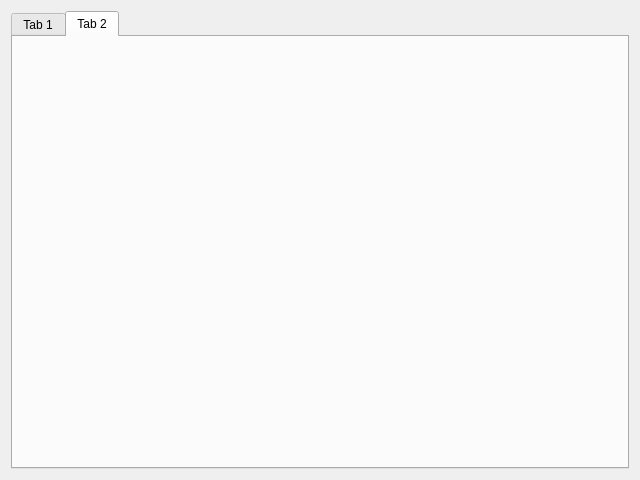
<?xml version="1.0" encoding="UTF-8"?>
<ui version="4.0">
 <class>MainWidget</class>
 <widget class="QWidget" name="MainWidget">
  <property name="geometry">
   <rect>
    <x>0</x>
    <y>0</y>
    <width>640</width>
    <height>480</height>
   </rect>
  </property>
  <property name="windowTitle">
   <string>MainWidget</string>
  </property>
  <layout class="QVBoxLayout" name="verticalLayout">
   <item>
    <widget class="QTabWidget" name="tabWidget">
     <property name="currentIndex">
      <number>1</number>
     </property>
     <widget class="QWidget" name="pTab1">
      <attribute name="title">
       <string>Tab 1</string>
      </attribute>
     </widget>
     <widget class="QWidget" name="pTab2">
      <attribute name="title">
       <string>Tab 2</string>
      </attribute>
     </widget>
    </widget>
   </item>
  </layout>
 </widget>
 <resources/>
 <connections/>
</ui>
